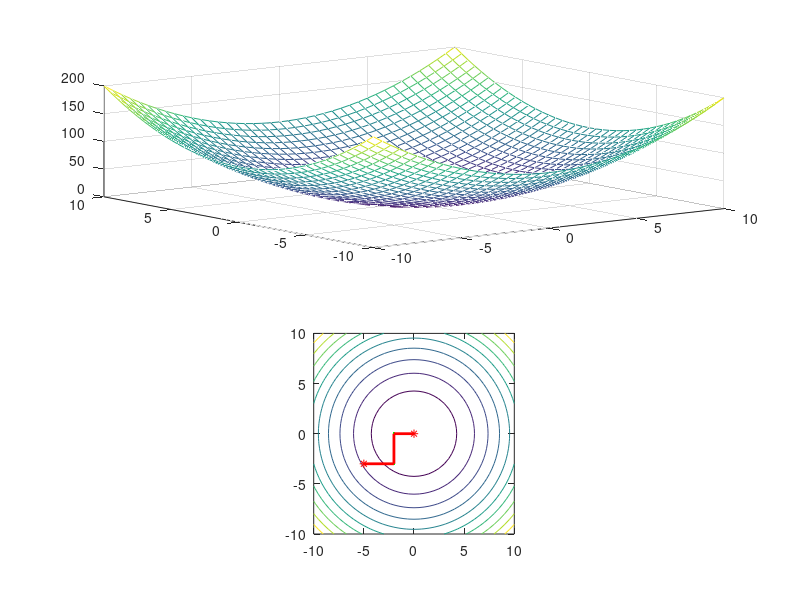

Recreate this plot in MATLAB.
[X,Y]=meshgrid([-10:0.5:10],...
               [-10:0.5:10]);
f=@(x,y) x.^2+y.^2;
subplot(2,1,1)
mesh(X,Y,f(X,Y))
subplot(2,1,2)
contour(X,Y,f(X,Y))
axis square
dx=[-5,-2,-2,0]
dy=[-3,-3,0,0]
hold on
plot(dx(1),dy(1),"r*")
plot(dx(end),dy(end),"r*")
plot(dx(2:end-1),...
    dy(2:end-1),'g.')

for i=1 : numel(dx)-1
    line([dx(i),dx(i+1)],[dy(i),dy(i+1)],'LineWidth',2,'Color','red');
end